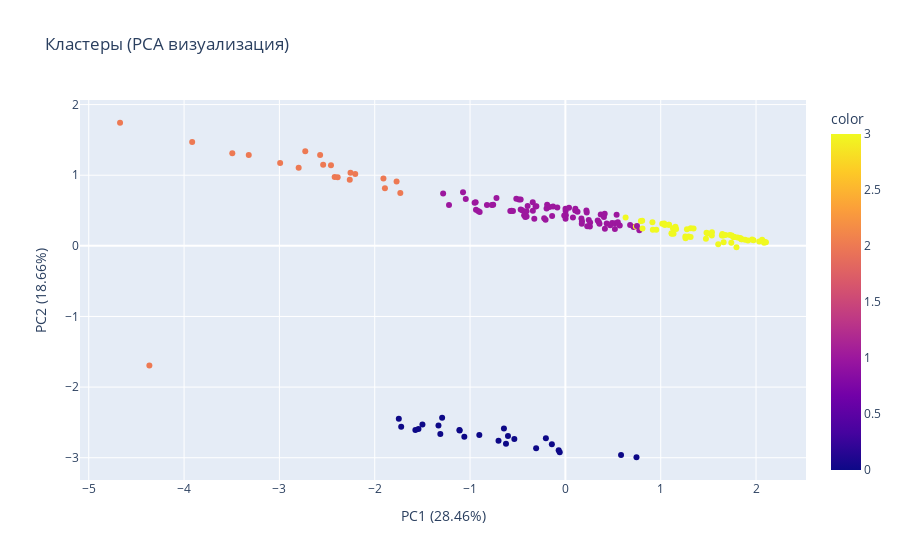

The notebook cell saved with this chart:
### Code cell
pca = PCA(n_components=2)
X_pca = pca.fit_transform(df_enc)

fig = px.scatter(
    x=X_pca[:, 0],
    y=X_pca[:, 1],
    color=labels,
    title="Кластеры (PCA визуализация)",
    labels={
        "x": f"PC1 ({pca.explained_variance_ratio_[0]:.2%})",
        "y": f"PC2 ({pca.explained_variance_ratio_[1]:.2%})",
    },
)
fig.show()

### Figure 1 — Plotly figure (JSON) as saved in the notebook; plotly's stock layout.template omitted (floating-point values rounded to 4 significant figures; data arrays with more than 128 entries replaced by an {"elided": "..."} marker saying what was removed)
{"data": [{"hovertemplate": "PC1 (28.46%)=%{x}<br>PC2 (18.66%)=%{y}<br>color=%{marker.color}<extra></extra>", "legendgroup": "", "marker": {"color": {"elided": "178 int values"}, "coloraxis": "coloraxis", "symbol": "circle"}, "mode": "markers", "name": "", "orientation": "v", "showlegend": false, "type": "scatter", "x": {"elided": "178 float values"}, "xaxis": "x", "y": {"elided": "178 float values"}, "yaxis": "y"}], "layout": {"coloraxis": {"colorbar": {"title": {"text": "color"}}, "colorscale": [[0, "#0d0887"], [0.1111, "#46039f"], [0.2222, "#7201a8"], [0.3333, "#9c179e"], [0.4444, "#bd3786"], [0.5556, "#d8576b"], [0.6667, "#ed7953"], [0.7778, "#fb9f3a"], [0.8889, "#fdca26"], [1, "#f0f921"]]}, "legend": {"tracegroupgap": 0}, "title": {"text": "Кластеры (PCA визуализация)"}, "xaxis": {"anchor": "y", "domain": [0, 1], "title": {"text": "PC1 (28.46%)"}}, "yaxis": {"anchor": "x", "domain": [0, 1], "title": {"text": "PC2 (18.66%)"}}}}
